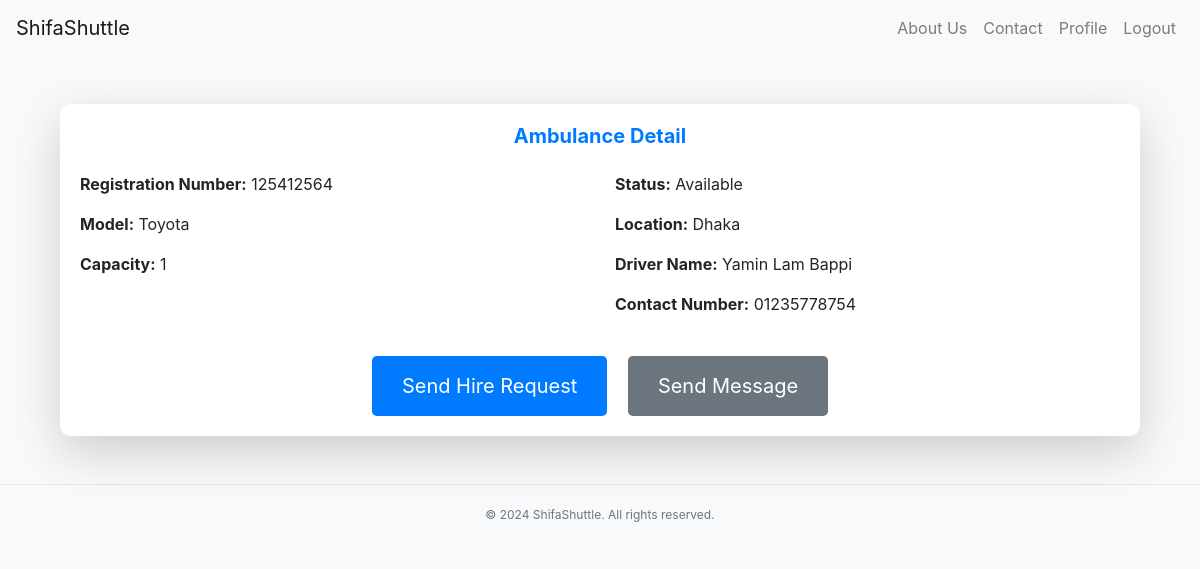
Page /driver/ambulance_detail/1/ (signed in) on the committed database.
### driver/models.py (models this page shows, shortened)
class Ambulance(models.Model):
    registration_number = models.CharField(max_length=50, unique=True)
    model = models.CharField(max_length=100)
    capacity = models.IntegerField()
    status_choices = [
        ('available', 'Available'),
        ('on_call', 'On Call'),
        ('in_service', 'In Service'),
    ]
    status = models.CharField(max_length=20, choices=status_choices)
    location = models.CharField(max_length=255)  # Field for entering location by text
    driver = models.ForeignKey(Driver, on_delete=models.SET_NULL, null=True, blank=True, related_name='ambulances')

class Driver(models.Model):
    user = models.OneToOneField(settings.AUTH_USER_MODEL, on_delete=models.CASCADE)
    phone = PhoneField(blank=True, null=True, help_text='Contact phone number')
    profile_pic = models.ImageField(upload_to='driver_profile_pics/', default='default.png')

### user_account/models.py (models this page shows)
class CustomUser(AbstractUser):
    phone = PhoneField(blank=True, null=True, help_text='Contact phone number')
    bio = models.TextField(blank=True)
    profile_pic = models.ImageField(upload_to='profile_pics/', default='default.png')

### driver/views.py (the view, shortened to what this page needs)
# urls.py: path('ambulance_detail/<int:ambulance_id>/', views.ambulance_detail, name='ambulance_detail'),
@login_required
def ambulance_detail(request, ambulance_id):
    ambulance = get_object_or_404(Ambulance, id=ambulance_id)
    hire_request_form = HireRequestForm()
    message_form = MessageForm()
    return render(request, 'ambulance_detail.html', {
        'ambulance': ambulance,
        'hire_request_form': hire_request_form,
        'message_form': message_form,
    })

### templates/ambulance_detail.html (shortened to what this page needs)
{% extends 'base.html' %}
{% block content %}
<div class="container my-5">
    <div class="card shadow-lg">
        <div class="card-body">
            <h1 class="card-title text-center mb-4">Ambulance Detail</h1>
            <div class="row">
                <div class="col-md-6">
                    <p><strong>Registration Number:</strong> {{ ambulance.registration_number }}</p>
                    <p><strong>Model:</strong> {{ ambulance.model }}</p>
                    <p><strong>Capacity:</strong> {{ ambulance.capacity }}</p>
                </div>
                <div class="col-md-6">
                    <p><strong>Status:</strong> {{ ambulance.get_status_display }}</p>
                    <p><strong>Location:</strong> {{ ambulance.location }}</p>
                    {% if ambulance.driver %}
                    <p><strong>Driver Name:</strong> {{ ambulance.driver.user.get_full_name }}</p>
                    <p><strong>Contact Number:</strong> {{ ambulance.driver.phone }}</p>
                    {% else %}
                    <p><strong>Driver:</strong> Not Assigned</p>
                    {% endif %}
                </div>
            </div>
            <div class="text-center mt-4">
                <a href="{% url 'hire_request' ambulance.id %}" class="btn btn-primary btn-lg mr-2">
                    Send Hire Request
                </a>
                <a href="{% url 'send_message' ambulance.id %}" class="btn btn-secondary btn-lg ml-2">
                    Send Message
                </a>
            </div>
        </div>
    </div>
</div>
{% endblock %}

### static/base.css (style rules this page uses)
.card-title { color: #333; font-size: 18px; margin-bottom: 0; }
body { background-color: #f8f9fa; }
.card { border: none; border-radius: 10px; transition: transform 0.3s; }
.card-title { color: #007bff; font-size: 1.25rem; }
.btn-primary { background-color: #007bff; border: none; }
.card { border: none; border-radius: 10px; overflow: hidden; }
.card-title { color: #007bff; font-weight: bold; }
.btn-lg { padding: 15px 30px; font-size: 1.25rem; }
.btn-primary { background-color: #007bff; border: none; transition: background-color 0.3s ease; }
.btn-secondary { background-color: #6c757d; border: none; transition: background-color 0.3s ease; }

### rows in the picture
Ambulance: registration_number "125412564", model "Toyota", capacity "1", status "Available", location "Dhaka", driver.user.get_full_name "Yamin Lam Bappi", driver.phone "01235778754"
